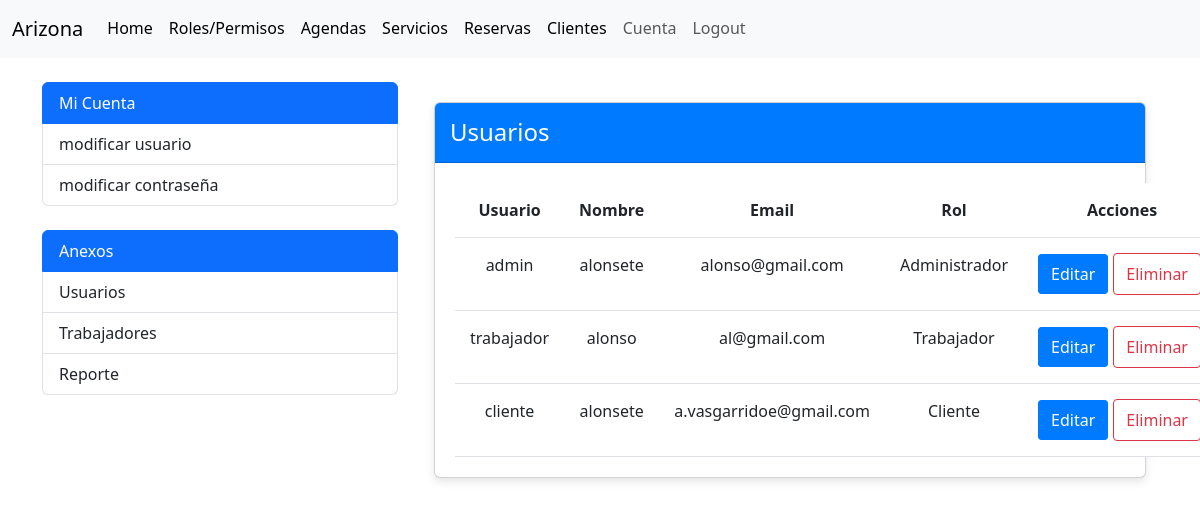
The page /account/user-list/ (signed in) on the database its author committed.
### accounts/models.py (models this page shows, shortened)
class User(AbstractBaseUser, PermissionsMixin):
    id = models.AutoField(primary_key=True, unique=True)
    username = models.CharField(
        'Usuario', max_length=30, unique=True, validators=[
            validators.RegexValidator(
                re.compile('^[\w.@+-]+$'),
                'ingrese un nombre de usuario valido '
                'Este valor debe contener solo letras, números '
                'excepto: @/./+/-/_.',
                'invalid'
            )
        ],
        help_text='Un nombre corto que sera usado'+
                  ' para identificarlo de forma unica en la plataforma.'
    )
    name = models.CharField('Nombre', max_length=20)
    apellidos = models.CharField('Apellidos', max_length=30)
    email = models.EmailField('Email', unique=True)
    is_staff = models.BooleanField('Admin', default=False)
    is_active = models.BooleanField('Ativo', default=True)
    date_joined = models.DateTimeField('Data de Entrada', auto_now_add=True)
    roles = models.ForeignKey(Rol, on_delete=models.CASCADE, blank=True, null=True)
    USERNAME_FIELD = 'username'
    REQUIRED_FIELDS = ['email']
    objects = CustomUserManager()
    class Meta:
        verbose_name = 'Usuario'
        verbose_name_plural = 'Usuarios'

class Rol(models.Model):
    ROL_CHOICES = [
        ('admin', 'Administrador'),
        ('trabajador', 'Trabajador'),
        ('cliente', 'Cliente'),
    ]
    nombre = models.CharField(max_length=15, unique=True, choices=ROL_CHOICES)
    permisos = models.ManyToManyField(Permiso)
    def __str__(self):
        return self.get_nombre_display()
    class Meta:
        verbose_name_plural = 'roles'

### accounts/views.py (the view)
@method_decorator(has_permission(['leer user']), name='dispatch')
class UserListView(LoginRequiredMixin, ListView):
    model = User
    template_name = 'accounts/user_list.html'
    context_object_name = 'users'

### accounts/templates/accounts/user_list.html (shortened to what this page needs)
{% extends "accounts/index.html" %}
{% load custom_filters %}
{% block accounts_container %}
  <div class="container">
    <div class="card">
      <div class="card-header">
        <h1 class="card-title">Usuarios</h1>
      </div>
      <div class="card-body">
        <table class="table">
          <thead>
            <tr>
              <th>Usuario</th>
              <th>Nombre</th>
              <th>Email</th>
              <th>Rol</th>
              <th>Acciones</th>
            </tr>
          </thead>
          <tbody>
            {% for user in users %}
              <tr {% if user.roles.nombre == "cliente" %}style="background-color: lightgreen;"{% endif %}>
                <td>{{ user.username }}</td>
                <td>{{ user.name }}</td>
                <td>{{ user.email }}</td>
                <td>{{ user.roles }}</td>
                <td class="btn-container">
                  <div>
                    <a href="{% url 'account:edit_user' user.id %}" class="btn-editar">Editar</a>
                  </div>
                  <div>
                    <form method="post" action="{% url 'account:eliminar_usuario' user.id %}" style="display: inline-block;">
                      <button type="submit" class="btn-eliminar" onclick="return confirm('¿Estás seguro de eliminar este usuario?')">Eliminar</button>
                    </form>
                  </div>
                </td>
              </tr>
            {% endfor %}
          </tbody>
        </table>
      </div>
    </div>
  </div>
{% endblock %}

### accounts/templates/accounts/user_list.html (style rules this page uses)
.card { margin-top: 20px; box-shadow: 0 4px 8px rgba(0, 0, 0, 0.1); }
.card-header { background-color: #007bff; color: #fff; padding: 15px; border-radius: 4px 4px 0 0; }
.card-title { margin: 0; font-size: 24px; }
.card-body { padding: 20px; }
.table { width: 100%; margin-bottom: 0; background-color: #fff; }
.table th, .table td { padding: 15px; text-align: center; }
.table thead { background-color: #f8f9fa; }
.table tbody tr:nth-child(even) { background-color: #f8f9fa; }
.btn-container { display: flex; align-items: center; }
.btn-editar, .btn-eliminar { padding: 8px 12px; margin-right: 5px; border-radius: 4px; text-decoration: none; cursor: pointer; transition: background-color 0.3s ease; }
.btn-editar { color: #fff; background-color: #007bff; border: 1px solid #007bff; }
.btn-eliminar { color: #dc3545; background-color: #fff; border: 1px solid #dc3545; }

### rows shown on the page
User: username "admin", name "alonsete", email "alonso@gmail.com", roles "Administrador"
User: username "trabajador", name "alonso", email "al@gmail.com", roles "Trabajador"
User: username "cliente", name "alonsete", email "a.vasgarridoe@gmail.com", roles "Cliente"
